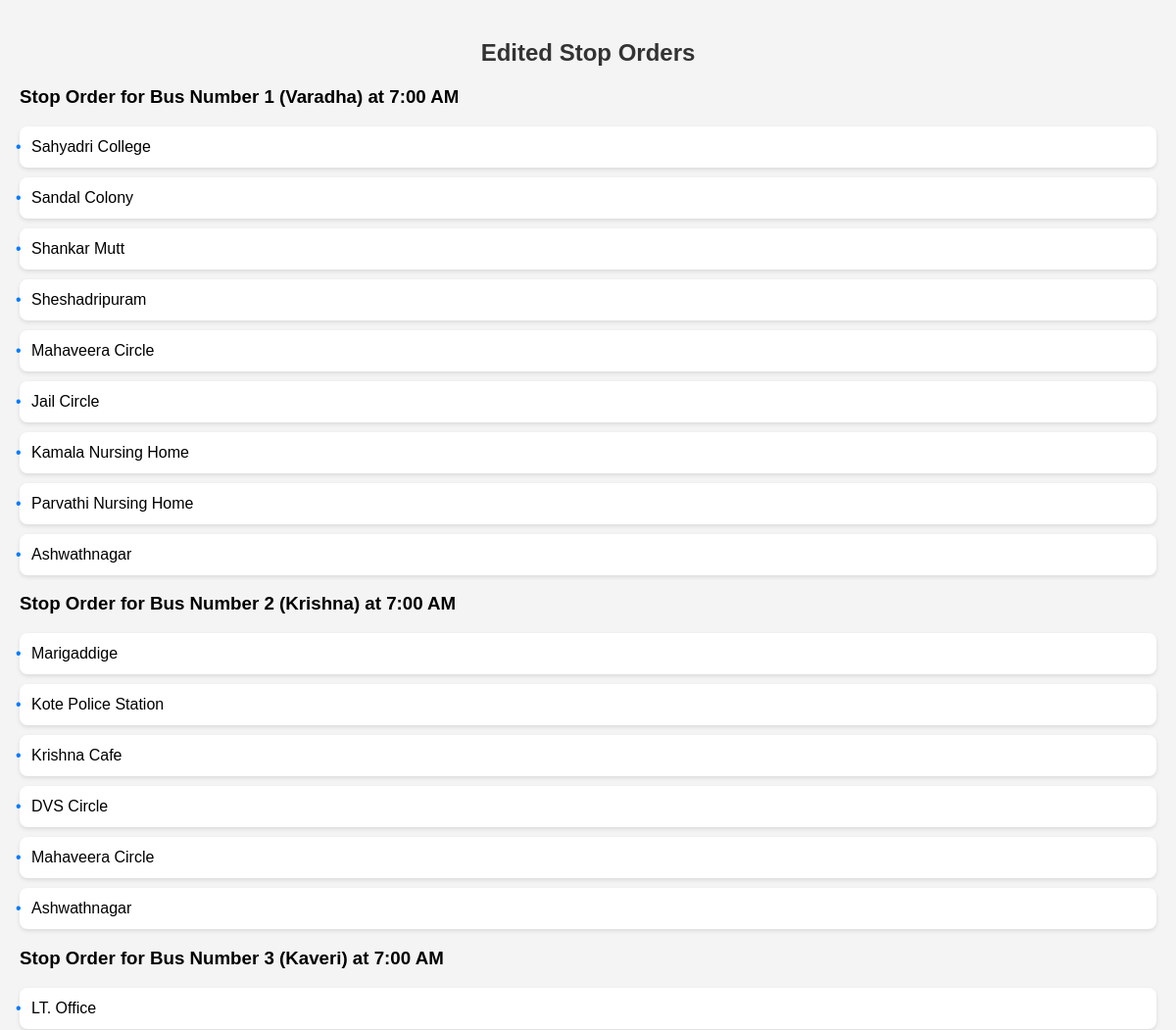
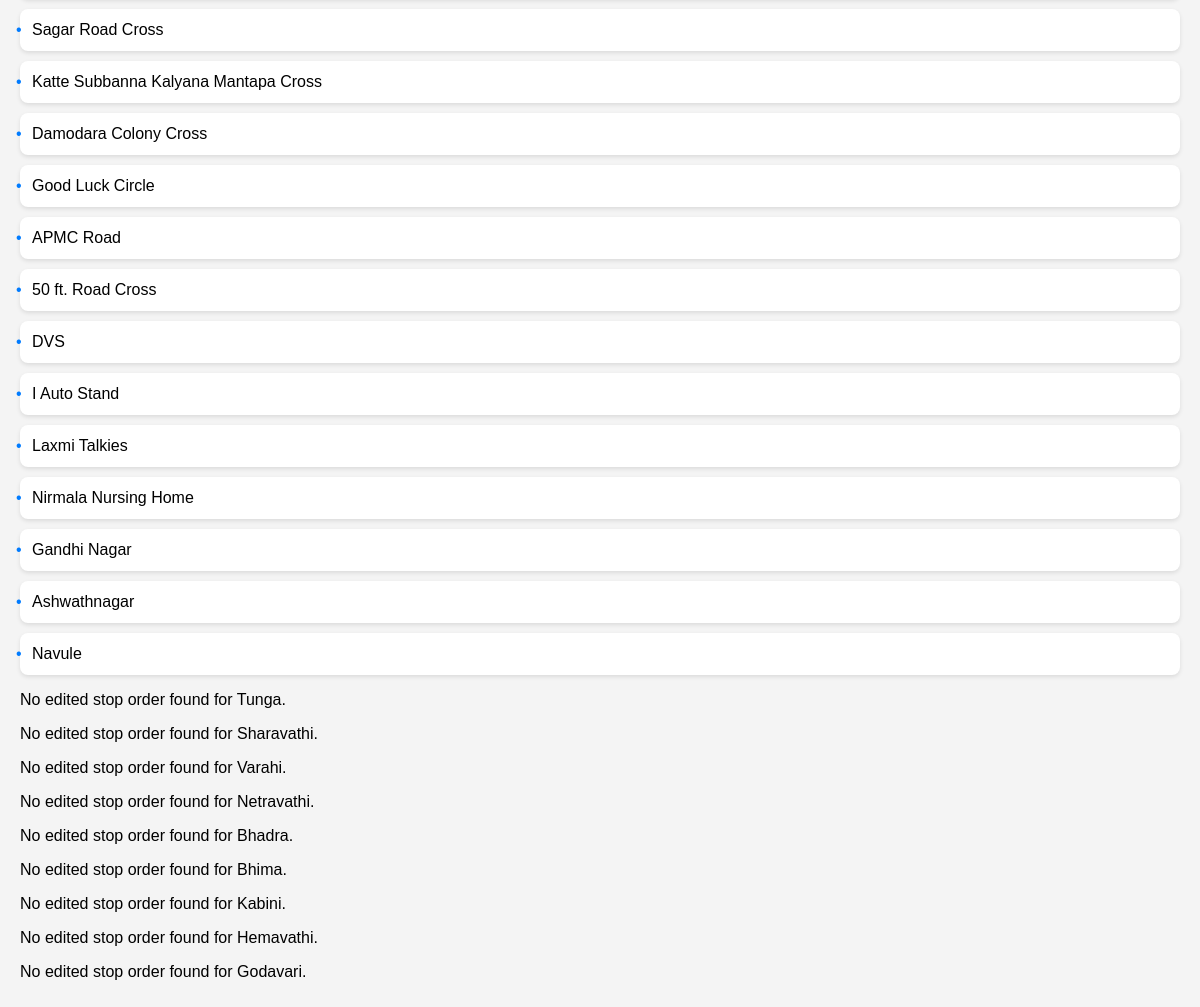
The app's page /display_edited_stop_order.php with its own data (2 pictures, top to bottom).
### tables this page shows
CREATE TABLE `editedbusstops` (
  `ID` int(11) NOT NULL,
  `BusName` varchar(100) DEFAULT NULL,
  `BusNumber` int(11) DEFAULT NULL,
  `Time` varchar(20) DEFAULT NULL,
  `EditedStopOrder` varchar(255) DEFAULT NULL
);

### display_edited_stop_order.php (the view, shortened to what this page needs)
<!DOCTYPE html>
<html lang="en">
<head>
</head>
<body>
    <h2>Edited Stop Orders</h2>
    <?php
    include 'connect.php';
    $busNames = array("Varadha", "Krishna", "Kaveri", "Tunga", "Sharavathi", "Varahi", "Netravathi", "Bhadra", "Bhima", "Kabini", "Hemavathi", "Godavari");
    foreach ($busNames as $busName) {
        $sql = "SELECT * FROM editedbusstops WHERE BusName = ?";
        $stmt = $con->prepare($sql);
        $stmt->bind_param("s", $busName);
        $stmt->execute();
        $result = $stmt->get_result();
        if ($result->num_rows > 0) {
            while($row = $result->fetch_assoc()) {
                echo "<h3>Stop Order for Bus Number {$row['BusNumber']} ({$row['BusName']}) at {$row['Time']}</h3>";
                echo "<ul>";
                $stops = explode(', ', $row['EditedStopOrder']);
                foreach ($stops as $stop) {
                    echo "<li>$stop</li>";
                }
                echo "</ul>";
            }
        } else {
            echo "<p>No edited stop order found for $busName.</p>";
        }
    }
    ?>
</body>
</html>

### display_edited_stop_order.php (style rules this page uses)
body { font-family: Arial, sans-serif; margin: 0; padding: 20px; background-color: #f4f4f4; }
h2 { margin-bottom: 20px; color: #333; text-align: center; }
ul { list-style-type: none; padding: 0; margin: 0; }
li { margin-bottom: 10px; padding: 12px; background-color: #fff; border-radius: 8px; box-shadow: 0 2px 4px rgba(0, 0, 0, 0.1); transition: transform 0.3s ease; }
li::before { content: "\2022"; color: #007bff; display: inline-block; width: 1em; margin-left: -1em; }

### records on screen
editedbusstops: BusNumber "1", BusName "Varadha", Time "7:00 AM", EditedStopOrder "Sahyadri College", EditedStopOrder "Sandal Colony", EditedStopOrder "Shankar Mutt", EditedStopOrder "Sheshadripuram", EditedStopOrder "Mahaveera Circle", EditedStopOrder "Jail Circle", EditedStopOrder "Kamala Nursing Home", EditedStopOrder "Parvathi Nursing Home", EditedStopOrder "Ashwathnagar"
editedbusstops: BusNumber "2", BusName "Krishna", Time "7:00 AM", EditedStopOrder "Marigaddige", EditedStopOrder "Kote Police Station", EditedStopOrder "Krishna Cafe", EditedStopOrder "DVS Circle", EditedStopOrder "Mahaveera Circle", EditedStopOrder "Ashwathnagar"
editedbusstops: BusNumber "3", BusName "Kaveri", Time "7:00 AM", EditedStopOrder "LT. Office", EditedStopOrder "Sagar Road Cross", EditedStopOrder "Katte Subbanna Kalyana Mantapa Cross", EditedStopOrder "Damodara Colony Cross", EditedStopOrder "Good Luck Circle", EditedStopOrder "APMC Road", EditedStopOrder "50 ft. Road Cross", EditedStopOrder "DVS", EditedStopOrder "I Auto Stand", EditedStopOrder "Laxmi Talkies", EditedStopOrder "Nirmala Nursing Home", EditedStopOrder "Gandhi Nagar", EditedStopOrder "Ashwathnagar", EditedStopOrder "Navule"

### other values on screen
$busName "Tunga"
$busName "Sharavathi"
$busName "Varahi"
$busName "Netravathi"
$busName "Bhadra"
$busName "Bhima"
$busName "Kabini"
$busName "Hemavathi"
$busName "Godavari"
